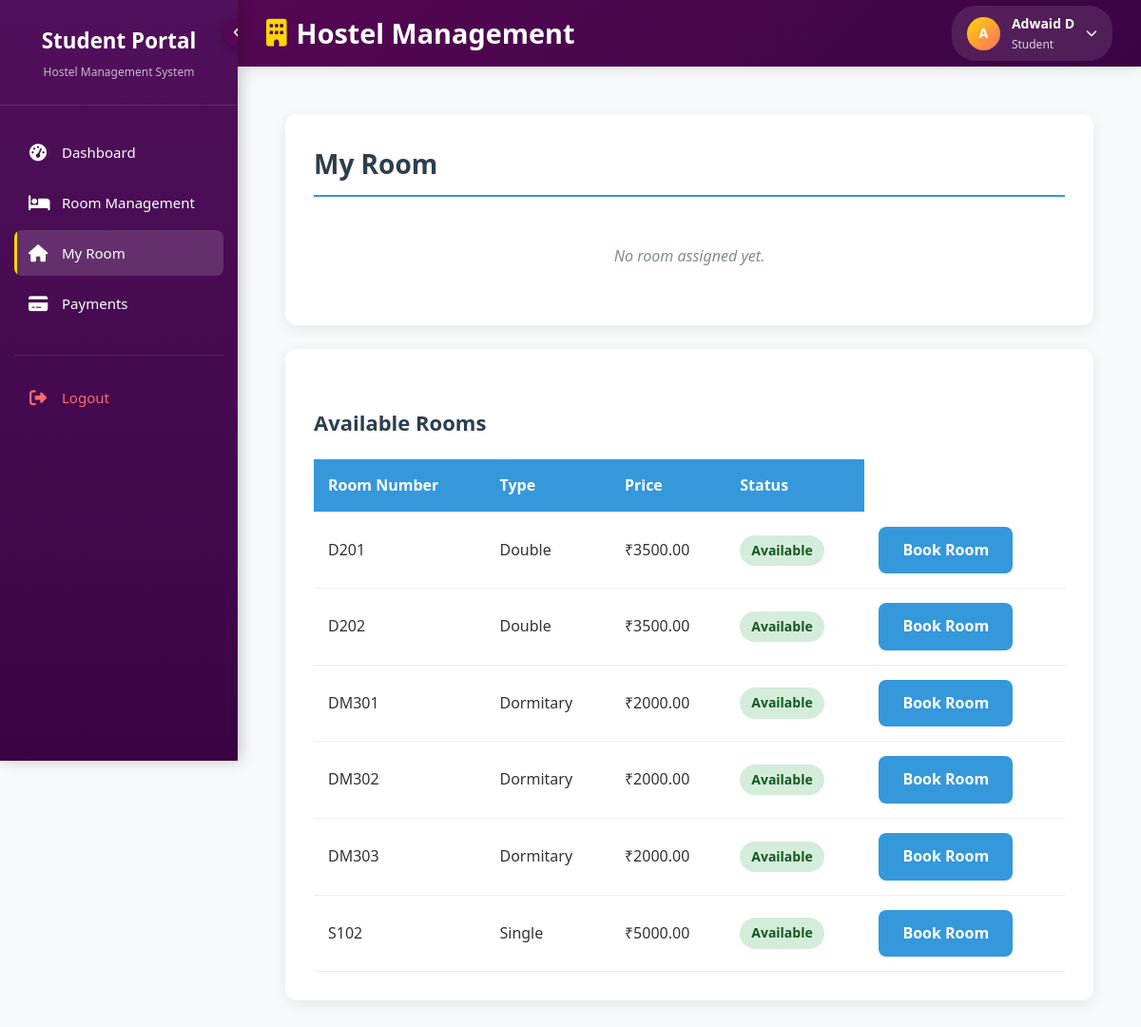
The page /book_room.php (signed in) on the database its author committed.
### tables this page shows
CREATE TABLE `rooms` (
  `id` int(11) NOT NULL,
  `room_number` varchar(10) NOT NULL,
  `type` enum('Single','Double','Dormitary') NOT NULL,
  `price` decimal(10,2) NOT NULL,
  `is_available` tinyint(1) DEFAULT 1,
  `status` enum('active','inactive') DEFAULT 'active',
  `image` varchar(255) DEFAULT NULL
);

### book_room.php (the view, shortened to what this page needs)
<?php
require_once 'connect.php';
$user_id = $_SESSION['user']['id'];
$stmt = $pdo->prepare("
    SELECT r.id AS room_id, r.room_number, r.type, r.price
    FROM users u
    LEFT JOIN rooms r ON u.room_id = r.id
    WHERE u.id = ?
");
$stmt->execute([$user_id]);
$assigned = $stmt->fetch();
$availableStmt = $pdo->prepare("SELECT * FROM rooms WHERE is_available = 1");
$availableStmt->execute();
$availableRooms = $availableStmt->fetchAll();
?>
<!DOCTYPE html>
<html>
<head>
</head>
<body>
<?php include 'header.php'; ?>
<div class="container">
    <div class="card">
        <h1>My Room</h1>
        <?php if ($assigned && $assigned['room_number']): ?>
            <div class="room-info">
                <div class="info-item">
                    <div class="info-label">Room Number</div>
                    <div class="info-value"><?php echo $assigned['room_number']; ?></div>
                </div>
                <div class="info-item">
                    <div class="info-label">Type</div>
                    <div class="info-value"><?php echo $assigned['type']; ?></div>
                </div>
                <div class="info-item">
                    <div class="info-label">Price</div>
                    <div class="info-value">₹<?php echo $assigned['price']; ?></div>
                </div>
            </div>
            <button class="btn btn-danger" onclick="confirmVacate(<?php echo $assigned['room_id']; ?>)">Vacate Room</button>
        <?php else: ?>
            <div class="no-room">
                <p>No room assigned yet.</p>
            </div>
        <?php endif; ?>
    </div>
    <div class="card">
        <h2>Available Rooms</h2>
        <?php if (count($availableRooms) > 0): ?>
            <table>
                <thead>
                    <tr>
                        <th>Room Number</th>
                        <th>Type</th>
                        <th>Price</th>
                        <th>Status</th>
                    </tr>
                </thead>
                <tbody>
                    <?php foreach ($availableRooms as $room): ?>
                    <tr>
                        <td><?php echo $room['room_number']; ?></td>
                        <td><?php echo $room['type']; ?></td>
                        <td>₹<?php echo $room['price']; ?></td>
                        <td><span class="status-badge status-available">Available</span></td>
                        <td>
                            <?php if (!$assigned['room_id']): ?>
                                <a href="book_room.php?room_id=<?php echo $room['id']; ?>" class="btn btn-primary">Book Room</a>
                            <?php else: ?>
                                <span class="status-badge status-booked">Want to Book?</span>
                            <?php endif; ?>
                        </td>
                    </tr>
                    <?php endforeach; ?>
                </tbody>
            </table>
        <?php else: ?>
            <div class="no-room">
                <p>No rooms available at the moment.</p>
            </div>
        <?php endif; ?>
    </div>
</div>
</body>
</html>

### book_room.php (style rules this page uses)
* { margin: 0; padding: 0; box-sizing: border-box; font-family: 'Segoe UI', Tahoma, Geneva, Verdana, sans-serif; }
body { background-color: #f5f7fa; color: #333; line-height: 1.6; }
.container { max-width: 1200px; margin: 0 auto; padding: 20px; }
.card { background: white; border-radius: 12px; box-shadow: 0 4px 15px rgba(0, 0, 0, 0.08); padding: 30px; margin-bottom: 25px; }
h1, h2 { color: #2c3e50; margin-bottom: 20px; }
h1 { font-size: 28px; border-bottom: 2px solid #3498db; padding-bottom: 10px; }
h2 { font-size: 22px; margin-top: 30px; }
.btn { display: inline-block; padding: 12px 25px; border-radius: 8px; text-decoration: none; font-weight: 600; cursor: pointer; transition: all 0.3s ease; border: none; font-size: 16px; }
.btn-primary { background-color: #3498db; color: white; }
table { width: 100%; border-collapse: collapse; margin-top: 20px; }
th, td { padding: 15px; text-align: left; border-bottom: 1px solid #ecf0f1; }
th { background-color: #3498db; color: white; font-weight: 600; }
.status-badge { display: inline-block; padding: 5px 12px; border-radius: 20px; font-size: 14px; font-weight: 600; }
.status-available { background-color: #d4edda; color: #155724; }
.no-room { text-align: center; padding: 30px; color: #7f8c8d; font-style: italic; }

### header.php (style rules this page uses)
* { margin: 0; padding: 0; box-sizing: border-box; }
body { font-family: 'Segoe UI', Tahoma, Geneva, Verdana, sans-serif; background-color: #f8f9fa; overflow-x: hidden; }

### rows shown on the page
rooms: room_number "D201", type "Double", price "3500.00"
rooms: room_number "D202", type "Double", price "3500.00"
rooms: room_number "DM301", type "Dormitary", price "2000.00"
rooms: room_number "DM302", type "Dormitary", price "2000.00"
rooms: room_number "DM303", type "Dormitary", price "2000.00"
rooms: room_number "S102", type "Single", price "5000.00"

### other values the page prints
substr($username, 0, 1) "A"
$username "Adwaid D"
